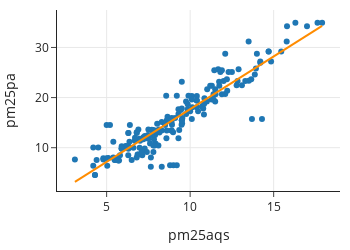

This figure's notebook cell:
### Markdown cell above
The feature `pm25aqs` contains measurements from the AQS sensor and `pm25pa` from the PurpleAir monitor. Since we are interested in studying how well the AQS measurements predict the PurpleAir measurements, our scatter plot places PurpleAir readings on the $y$-axis and AQS readings on the $x$ axis. We also add a trend line:

### Code cell
px.scatter(GA, x="pm25aqs", y="pm25pa", trendline='ols',
           trendline_color_override="darkorange",
           width=350, height=250)

### Figure 1 — Plotly figure (JSON) as saved in the notebook; plotly's stock layout.template omitted (floating-point values rounded to 4 significant figures; data arrays with more than 128 entries replaced by an {"elided": "..."} marker saying what was removed)
{"data": [{"hovertemplate": "pm25aqs=%{x}<br>pm25pa=%{y}<extra></extra>", "legendgroup": "", "marker": {"color": "#1F77B4", "symbol": "circle"}, "mode": "markers", "name": "", "orientation": "v", "showlegend": false, "type": "scatter", "x": {"elided": "184 float values"}, "xaxis": "x", "y": {"elided": "184 float values"}, "yaxis": "y"}, {"hovertemplate": "<b>OLS trendline</b><br>pm25pa = 2.10483 * pm25aqs + -3.35671<br>R<sup>2</sup>=0.838022<br><br>pm25aqs=%{x}<br>pm25pa=%{y} <b>(trend)</b><extra></extra>", "legendgroup": "", "line": {"color": "darkorange"}, "marker": {"color": "#1F77B4", "symbol": "circle"}, "mode": "lines", "name": "", "showlegend": false, "type": "scatter", "x": {"elided": "184 float values"}, "xaxis": "x", "y": {"elided": "184 float values"}, "yaxis": "y"}], "layout": {"height": 250, "legend": {"tracegroupgap": 0}, "width": 350, "xaxis": {"anchor": "y", "autorange": true, "domain": [0, 1], "range": [2.028, 18.97], "title": {"text": "pm25aqs"}, "type": "linear"}, "yaxis": {"anchor": "x", "autorange": true, "domain": [0, 1], "range": [1.363, 37.47], "title": {"text": "pm25pa"}, "type": "linear"}}}
